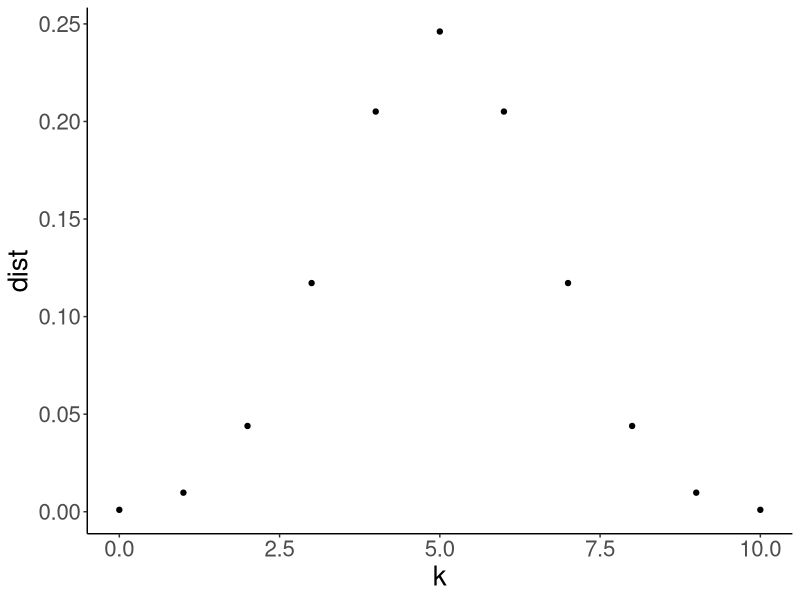

Write the R code that produced this figure.
## ---- chunk 1
library(ggplot2)
# plot the distribution

pi = 0.5
n = 10
k = 0:10

bin.dist = dbinom(k,n,pi)

dat = data.frame(k = k,dist = bin.dist)

ggplot(dat,aes(x = k,y= dist)) + 
  geom_point() +
  theme_classic() + 
  theme(text = element_text(size = 20)) 

## ---- chunk 2

pi = 0.5
n = 10


random.sample = rbinom(1,n,pi)
print(random.sample)
